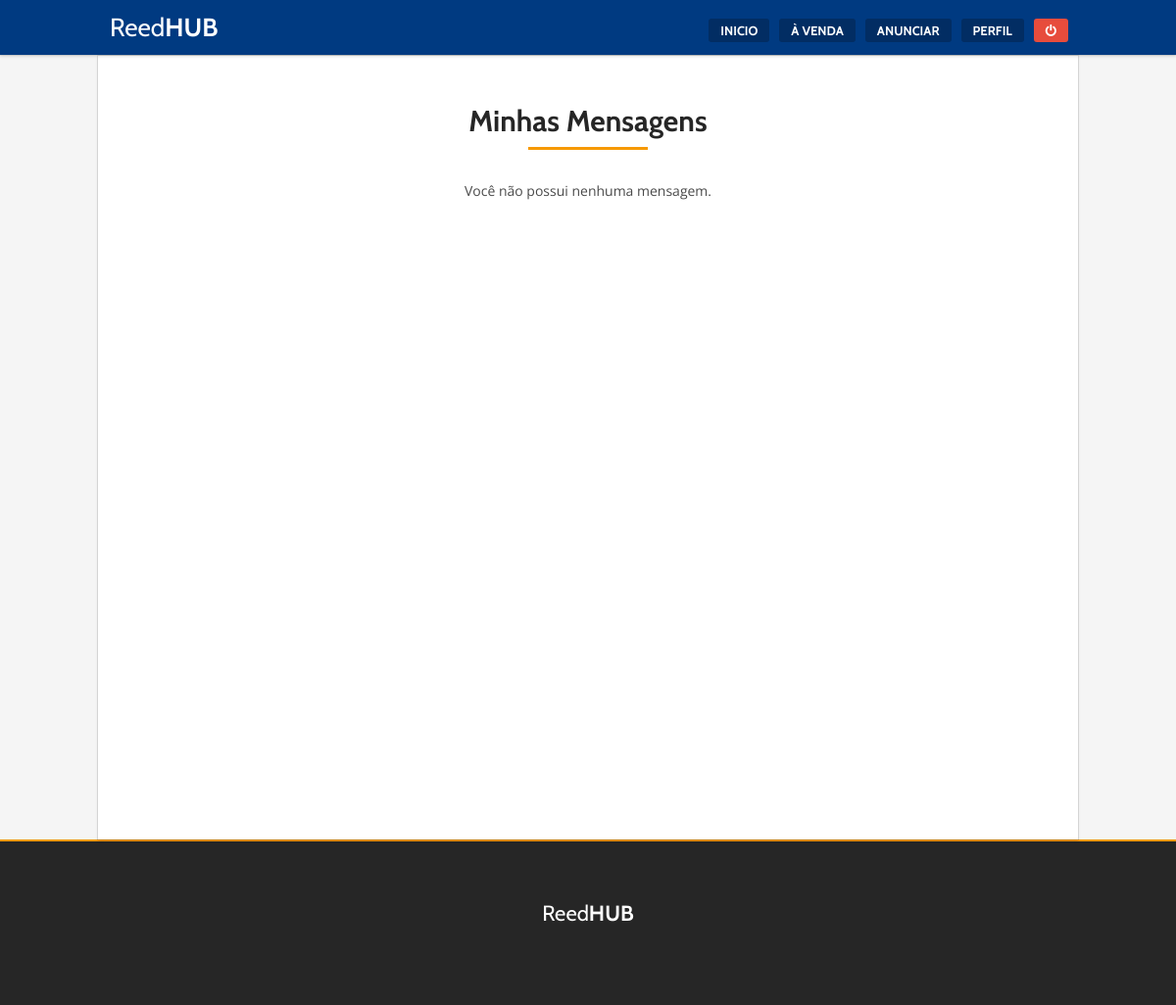
Before: /minhas-mensagens.php (signed in) with the older database file.
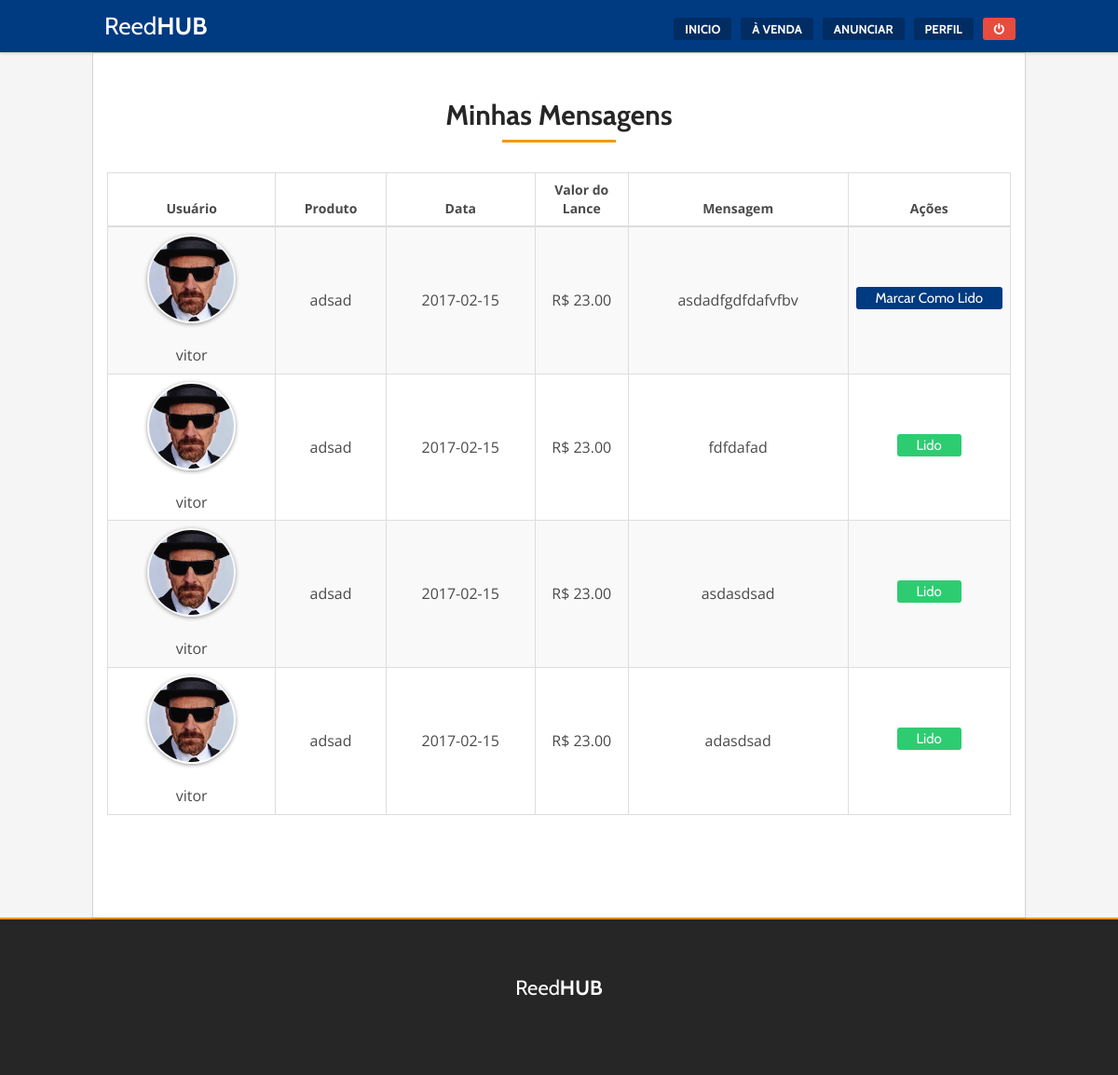
After: the same page with the newer database file.
### tables this page shows
CREATE TABLE `lances` (
  `id` int(11) NOT NULL,
  `seller_id` int(11) NOT NULL,
  `buyer_id` int(11) NOT NULL,
  `product_id` int(11) NOT NULL,
  `message` text NOT NULL,
  `value` double(10,2) NOT NULL,
  `tdate` date NOT NULL,
  `status` tinyint(1) NOT NULL DEFAULT '0'
);

CREATE TABLE `user` (
  `id` int(11) NOT NULL,
  `username` varchar(30) NOT NULL,
  `password` varchar(100) NOT NULL,
  `email` varchar(100) NOT NULL,
  `profile_cover` varchar(150) NOT NULL,
  `profile_image` varchar(150) NOT NULL DEFAULT 'default.png',
  `profile_floor` int(11) NOT NULL,
  `profile_phone` int(11) NOT NULL,
  `profile_sector` varchar(20) NOT NULL,
  `user_messages` int(11) NOT NULL
);

CREATE TABLE `vendas` (
  `id` int(11) NOT NULL,
  `user_id` int(11) NOT NULL,
  `name` varchar(100) NOT NULL,
  `description` text NOT NULL,
  `value` decimal(10,2) NOT NULL,
  `image` varchar(100) NOT NULL,
  `category` varchar(20) NOT NULL
);

### safe.php (called while the page is built, shortened)
<?php
$user_get = mysql_query("SELECT * FROM `user` WHERE `id`='".$_SESSION['uid']."'") or die(mysql_error());
$user = mysql_fetch_assoc($user_get);
$user_id = $user['id'];
$profile_url = "perfil.php?profile_id=$user_id&ver=Ver+Perfil";
$get_all_messages = mysql_query("SELECT seller_id FROM lances WHERE seller_id = '$user_id'");
$all_messages_count = mysql_num_rows($get_all_messages);

### parts/user/user-mensagens.php (the view, shortened to what this page needs)
<div class="product-style center">
	<div class="table-responsive">
		<table class="table table-striped table-bordered sortable" cellspacing="0" width="100%">
			<thead>
				<tr>
					<th>Usuário</th>
					<th>Produto</th>
					<th width="160px">Data</th>
					<th width="100px">Valor do Lance</th>
					<th>Mensagem</th>
					<th width="10px">Ações</th>
				</tr>
			</thead>
			<?php
			$query = "SELECT * FROM lances WHERE seller_id = $user_id ORDER BY id DESC";
			if ($result = $mysqli->query($query)): ?>
			<?php while($obj = $result->fetch_object()): ?>
				<?php
				$buyer_id = $obj->buyer_id ;
				$product_id = $obj->product_id;
				$message_status = $obj->status;
				?>
				<?php $profile_get = mysql_query("SELECT * FROM user WHERE id = '$buyer_id'") or die(mysql_error());
				$profile = mysql_fetch_assoc($profile_get);
				$profile_username = $profile['username'];
				$profile_image = $profile['profile_image']; ?>
				<?php $product_get = mysql_query("SELECT * FROM vendas WHERE id = '$product_id'") or die(mysql_error());
				$product = mysql_fetch_assoc($product_get);
				$product_name = $product['name'];
				?>
				<tr>
					<td><img class="profile_image" src="<?php echo "fotos/$profile_image"; ?>" alt=""><br><?php echo "$profile_username" ?></td>
					<td><?php echo "$product_name" ?></td>
					<td><?php echo $obj->tdate ?></td>
					<td>R$ <?php echo $obj->value ?></td>
					<td><?php echo $obj->message ?></td>
					<td>
						<?php if ($message_status == 0): ?>
							<form action="process.php" method="POST">
								<input class="go-button small" type="submit" value="Marcar Como Lido" name="status">
							</form>
							<?php else:?> <input disabled class="go-button small green" type="submit" value="Lido">
						<?php endif; ?>
					</td>
				</tr>
			<?php endwhile; ?>
		<?php endif; ?>
	</table>
</div>
</div>

### header.php (shortened to what this page needs)
<!DOCTYPE html>
<!DOCTYPE html>
<html lang="en">
<head>
	<link rel="stylesheet" href="css/plugins.css">
	<link rel="stylesheet" href="css/style.css">
	<link rel="stylesheet" href="assets/components/components-font-awesome/css/font-awesome.min.css">
</head>
<body>
<?php include("functions.php");
if (isset($_SESSION['uid'])) {
	include ("safe.php");
}
include("parts/layout/navbar.php"); ?>

### parts/layout/navbar.php (shortened to what this page needs)
<?php if(isset($_SESSION['uid'])): ?>
	<header class="go-navbar">
		<ul class="topnav" id="myTopnav">
			<li><a class="brand" href="index.php">Reed<b>HUB</b></a></li>
			<li class="nav-button"><a class="button red" href="signout.php"><i class="fa fa-power-off" aria-hidden="true"></i></a></li>
			<li class="nav-button"><a class="button" href="<?php echo "$profile_url"; ?>">Perfil</a></li>
			<li class="nav-button"><a class="button" href="cadastrar-anuncio.php">Anunciar</a></li>
			<li class="nav-button"><a class="button" href="anuncios.php">À venda</a></li>
			<li class="nav-button"><a class="button" href="index.php">Inicio</a></li>
			</ul>
		</header>
		<div style="padding-bottom: 57px;"></div>
	<?php else: ?>
	<?php endif; ?>

### minhas-mensagens.php
<?php include("header.php") ?>
<div class="rx_wrapper">
<div class="go-title-area center">
	<h2 class="go-title x1">
		Minhas Mensagens
	</h2>
</div>
<?php if ($all_messages_count == 0): ?>
<div class="go-title-area center">
	Você não possui nenhuma mensagem.
</div>
<?php else: ?>
<?php include("parts/user/user-mensagens.php") ?>
<?php endif; ?>
<?php include("footer.php") ?>

### footer.php (shortened to what this page needs)
</div>
	<footer>
		<div class="item-brand">Reed<b>HUB</b></div>
	</footer>

### css/style.css (style rules this page uses)
body { color: #4a4a4a; font-family: 'Open Sans'; background-color: #f5f5f5; }
a { text-decoration: none !important; }
a:link { text-decoration: none; }
img { display: block; max-width: 100%; height: auto; }
.center { text-align: center !important; }
td { font-size: 16px; }
.go-button, .go-button.call, .go-button.fixed { background-color: #003a81; padding: 5px 25px; font: 20px "Cabin"; color: #fff; border: 1px solid transparent; border-radius: 3px; display: inline-block; margin: 0 auto; margin-bottom: 5px; }
.go-button.small { font-size: 15px; padding: 2px 20px; }
.go-button.green { background-color: #2ecc71; }
h1, h2, h3, h4, h5, h6 { font-family: "Cabin"; font-weight: bold; color: #262626; }
.go-title-area { display: block; margin: 30px 0px; }
.go-title, .go-title.x1 { font-family: "Cabin"; display: inline-block; position: relative; margin-bottom: 15px; padding-bottom: 5px; }
.go-title:after, .go-title.x1:after { content: ""; height: 4px; width: 100%; background-image: linear-gradient(-90deg, #f69900 0%, #f69900 100%); display: inline-block; position: absolute; bottom: 0; left: 0; }
.go-title.x1 { padding-bottom: 0; }
.go-title.x1:after { content: ''; position: absolute; left: 0; right: 0; top: 100%; margin: 10px auto; width: 50%; height: 3px; background: #f69900; }
.go-navbar { position: relative; float: left; width: 100%; min-height: 1px; padding-left: 15px; padding-right: 15px; position: relative; min-height: 1px; padding-left: 15px; padding-right: 15px; position: relative; min-height: 1px; padding-left: 15px; padding-right: 15px; padding: 0; background-color: #003a81; box-shadow: 0 2px 3px rgba(10, 10, 10, 0.1), 0 0 0 1px rgba(10, 10, 10, 0.1); z-index: 1000; position: fixed; margin-bottom: 60px; }
@media (min-width: 768px) { .go-navbar { float: left; width: 100%; } }
@media (min-width: 992px) { .go-navbar { float: left; width: 100%; } }
ul.topnav { position: relative; min-height: 1px; padding-left: 15px; padding-right: 15px; position: relative; min-height: 1px; padding-left: 15px; padding-right: 15px; list-style-type: none; margin: 0; padding: 0; overflow: hidden; }
@media (min-width: 768px) { ul.topnav { float: left; width: 83.33333%; } }
@media (min-width: 768px) { ul.topnav { margin-left: 8.33333%; } }
@media (min-width: 992px) { ul.topnav { float: left; width: 83.33333%; } }
@media (min-width: 992px) { ul.topnav { margin-left: 8.33333%; } }
ul.topnav li { float: left; }
ul.topnav li a { display: inline-block; color: #fff; text-align: center; padding: 18px 25px; text-decoration: none; transition: 0.3s; font-size: 14px; text-transform: uppercase; }
ul.topnav li a.brand { font: 26px "Cabin"; color: #fff; text-transform: none; padding: 12px; padding-right: 20px; }
ul.topnav li a.button { float: right; background-color: #022d63; padding: 2px 10px; font: 13px "Cabin"; border-radius: 3px; color: #fff; border: 2px solid transparent; margin-top: 19px; margin-right: 10px; font-weight: bold; }
ul.topnav li a.button.red { background-color: #e74c3c; }
ul.topnav li.nav-button { float: right; }
footer { background-color: #262626; border-top: 2px solid #f69900; padding: 60px; text-align: center; }
footer .item-brand { color: #fff; font: 22px "Cabin"; margin-bottom: 20px; }
.rx_wrapper { position: relative; min-height: 1px; padding-left: 15px; padding-right: 15px; background-color: #fff; box-shadow: 0 2px 3px rgba(10, 10, 10, 0.1), 0 0 0 1px rgba(10, 10, 10, 0.1); min-height: 100vh; padding-bottom: 30px; }
@media (min-width: 992px) { .rx_wrapper { float: left; width: 83.33333%; } }
@media (min-width: 992px) { .rx_wrapper { margin-left: 8.33333%; } }
.profile_image { border-radius: 50%; width: 95px; height: 95px; box-shadow: 0 1px 4px 0px #999; margin: 0 auto; border: 2px solid transparent; }

Changed rows visible on the page:
added lances: user.profile_image (picture), user.username "vitor", vendas.name "adsad", tdate "2017-02-15", value "23.00", message "asdadfgdfdafvfbv"
added lances: user.profile_image (picture), user.username "vitor", vendas.name "adsad", tdate "2017-02-15", value "23.00", message "fdfdafad"
added lances: user.profile_image (picture), user.username "vitor", vendas.name "adsad", tdate "2017-02-15", value "23.00", message "asdasdsad"
added lances: user.profile_image (picture), user.username "vitor", vendas.name "adsad", tdate "2017-02-15", value "23.00", message "adasdsad"
Other visible differences:
text no longer shown: "Você não possui nenhuma mensagem."
text now shown: "Usuário Produto Data Valor do Lance Mensagem Ações"
